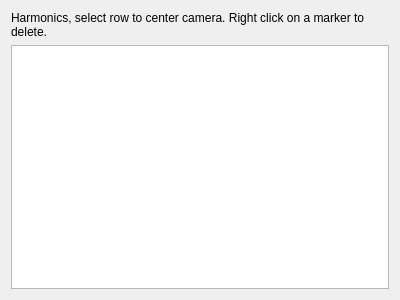
<?xml version="1.0" encoding="UTF-8"?>
<ui version="4.0">
 <class>HarmonicsInfoForm</class>
 <widget class="QWidget" name="HarmonicsInfoForm">
  <property name="geometry">
   <rect>
    <x>0</x>
    <y>0</y>
    <width>400</width>
    <height>300</height>
   </rect>
  </property>
  <property name="windowTitle">
   <string>Form</string>
  </property>
  <layout class="QVBoxLayout" name="verticalLayout">
   <item>
    <widget class="QLabel" name="label">
     <property name="text">
      <string>Harmonics, select row to center camera. Right click on a marker to delete.</string>
     </property>
     <property name="wordWrap">
      <bool>true</bool>
     </property>
    </widget>
   </item>
   <item>
    <widget class="QTableWidget" name="tableWidget"/>
   </item>
  </layout>
 </widget>
 <resources/>
 <connections/>
</ui>
